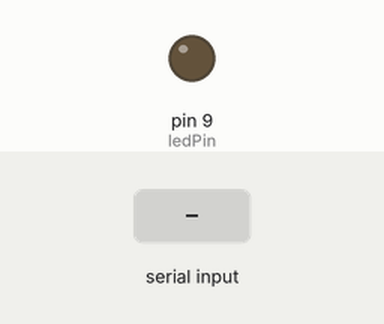
Simulated run of this sketch. Board: Arduino Uno, built with avr-gcc and run on an emulated ATmega328P. Shown: output pins drawn as LEDs (lit = HIGH). The inputs (shaded band) are chosen by the test bench. What the sketch prints to the serial monitor is not drawn.

Above: at 1.2 s.
1.3 s: "0" received over Serial
At 2.5 s:
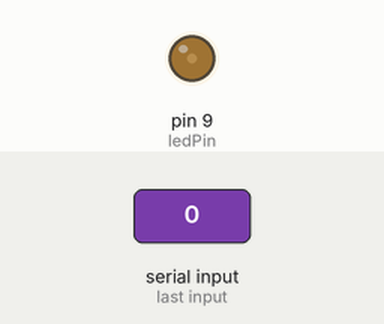
2.8 s: "1" received over Serial
At 3.8 s:
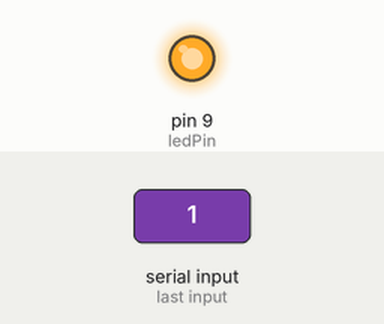
Timing chart, 0 to 5.8 s (numbered marks = the images above; inputs shaded):
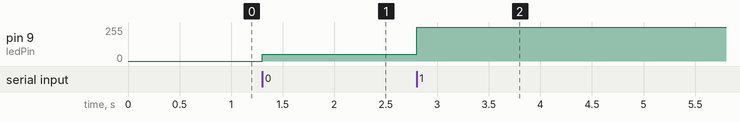

Measured:
- after the input at 1.3 s, pin 9 (ledPin): 0/255 → 50/255 at once
- after the input at 2.8 s, pin 9 (ledPin): 50/255 → 255/255 at once

The sketch:

3-3.ino
```cpp
// Project 7: Part 3.3

// The purpose of this part was to control the brightness of an LED using Bluetooth commands.
// A value of '0' received via the serial port dims the LED, while a value of '1' brightens it.
// The serial monitor is used to confirm the LED's current state.
//
// Group Members: Josh Wild, Dayne Newman
// Group Number: 14 (not sure this is what the bottom of the breadboard said)
// Date: 4/14/2025
// Code written by: Both team members

const int ledPin= 9; //LED Pin
int state = 0; //Storing incoming command

void setup() {
  pinMode(ledPin, OUTPUT);
  analogWrite(ledPin, 0);
  Serial.begin(38400); // Default communication rate of the Bluetooth module
}

void loop() {
  if(Serial.available() > 0){ // Checks whether data is coming from the serial port
    state = Serial.read();
  }
// Dimming the light
  if (state == '0') {
    analogWrite(ledPin, 50);
    Serial.println("LED: DIM");
  }
  // Brighten the light
  else if (state == '1') {
    analogWrite(ledPin, 255);
    Serial.println("LED: BRIGHT");
  }
}
```
